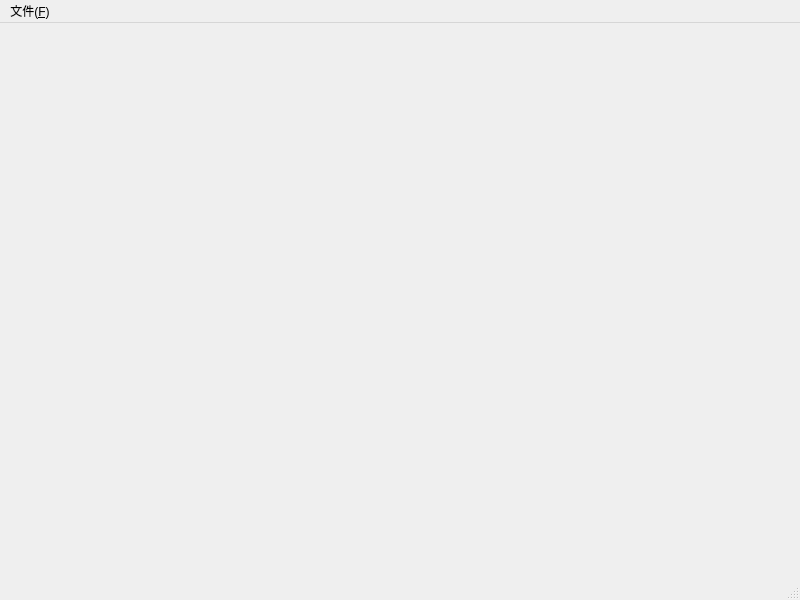
<?xml version="1.0" encoding="UTF-8"?>
<ui version="4.0">
 <class>MainWindow</class>
 <widget class="QMainWindow" name="MainWindow">
  <property name="geometry">
   <rect>
    <x>0</x>
    <y>0</y>
    <width>800</width>
    <height>600</height>
   </rect>
  </property>
  <property name="windowTitle">
   <string>MainWindow</string>
  </property>
  <widget class="QWidget" name="centralwidget"/>
  <widget class="QMenuBar" name="menubar">
   <property name="geometry">
    <rect>
     <x>0</x>
     <y>0</y>
     <width>800</width>
     <height>37</height>
    </rect>
   </property>
   <widget class="QMenu" name="menu_F">
    <property name="title">
     <string>文件(&amp;F)</string>
    </property>
    <addaction name="action_N"/>
    <addaction name="action_O"/>
    <addaction name="action_S"/>
    <addaction name="action_D"/>
    <addaction name="action_F"/>
   </widget>
   <addaction name="menu_F"/>
  </widget>
  <widget class="QStatusBar" name="statusbar"/>
  <action name="action_N">
   <property name="icon">
    <iconset resource="myresources.qrc">
     <normaloff>:/image/filenew.png</normaloff>:/image/filenew.png</iconset>
   </property>
   <property name="text">
    <string>新建(&amp;N)</string>
   </property>
   <property name="shortcut">
    <string>Ctrl+N</string>
   </property>
  </action>
  <action name="action_O">
   <property name="icon">
    <iconset resource="myresources.qrc">
     <normaloff>:/image/fileopen.png</normaloff>:/image/fileopen.png</iconset>
   </property>
   <property name="text">
    <string>打开(&amp;O)</string>
   </property>
   <property name="shortcut">
    <string>Ctrl+O</string>
   </property>
  </action>
  <action name="action_S">
   <property name="icon">
    <iconset resource="myresources.qrc">
     <normaloff>:/image/filesave.png</normaloff>:/image/filesave.png</iconset>
   </property>
   <property name="text">
    <string>保存(&amp;S)</string>
   </property>
   <property name="shortcut">
    <string>Ctrl+S</string>
   </property>
  </action>
  <action name="action_D">
   <property name="icon">
    <iconset resource="myresources.qrc">
     <normaloff>:/image/filesaveas.png</normaloff>:/image/filesaveas.png</iconset>
   </property>
   <property name="text">
    <string>另保存(&amp;D)</string>
   </property>
   <property name="shortcut">
    <string>Ctrl+D</string>
   </property>
  </action>
  <action name="action_F">
   <property name="icon">
    <iconset resource="myresources.qrc">
     <normaloff>:/image/find.png</normaloff>:/image/find.png</iconset>
   </property>
   <property name="text">
    <string>查找(&amp;F)</string>
   </property>
   <property name="shortcut">
    <string>Ctrl+F</string>
   </property>
  </action>
 </widget>
 <resources>
  <include location="myresources.qrc"/>
 </resources>
 <connections/>
</ui>
